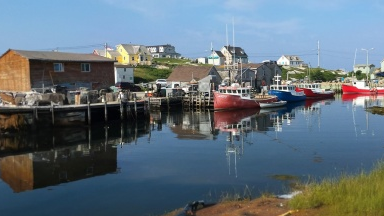
#> input picture testA/A01/03.png, 384 x 216 px
$ python -i crop.py   (imports and definitions only)
#> lines starting #> are read from the running program, lines starting #| are printed output that depends on the picture; after the words box and inside, x2 and y2 are one past the last pixel; in counts of white or black regions, pixels touching at a corner belong together
"""
crop.py —— 候选取景框生成与裁剪模块（接口规范 v1.0）

公共接口
--------
    generate_candidates(image_path, image_id, config, *, group_id) -> Result[CandidateBatch]

    image_path : 项目根目录相对路径，JPEG / PNG
    返回 data  : {"candidates": [Candidate, ...],
                    "statistics": {"proposed", "filtered", "deduplicated",
                                "write_failed", "returned"}}

处理流程
--------
    0. 解码：EXIF 方向校正 → 透明 PNG 白底合成 → RGB
    1. 提案：比例 → 尺度 → 横位置 → 纵位置，宽高与左上角取 floor；原图 crop_id=0
    2. 精确重复框去除（保留最先出现项）
    3. 主体定位：YuNet 人脸并集框扩大；无人脸时用谱残差显著性主体框
    4. 约束过滤：主体覆盖率 ≥ 0.90 且显著性保留率 ≥ 0.70（值为 null 时该项不生效）
    5. IoU 去重：按提案顺序与已保留项比较，IoU ≥ 0.85 视为重复
    6. 写出裁剪 PNG：outputs/{run_id}/crops/{group_id}/{image_id}/{crop_id}.png

坐标统一为 [x1, y1, x2, y2]，整数、左闭右开，对应 EXIF 校正后的原图。
"""

from __future__ import annotations

from PIL import Image, ImageOps
from pathlib import Path
import os
import re
import tempfile
from dataclasses import dataclass, field
from typing import Dict, List, Optional, Sequence, Tuple

from fractions import Fraction
from math import floor, ceil
import math

import cv2
import numpy as np

Box = Tuple[int, int, int, int]  # (x1, y1, x2, y2)


# ----------------------------------------------------------------------------
# 参数
# ----------------------------------------------------------------------------
@dataclass
class CropConfig:
    # 候选框生成
    scales: Sequence[float] = (0.8, 0.9, 1.0)
    # 长宽比 = 宽 / 高
    aspects: Dict[str, Fraction] = field(
        default_factory=lambda: {
            "1:1": Fraction(1, 1),
            "4:5": Fraction(4, 5),
            "16:9": Fraction(16, 9)
        }
    )
    # 3×3 位置：0 = 靠左/靠上，0.5 = 居中，1 = 靠右/靠下
    positions: Sequence[float] = (0.0, 0.5, 1.0)

    # 约束过滤阈值
    subject_coverage: float = 0.90   # 主体框落在候选框内的面积比例下限
    keep_threshold: float = 0.70     # 显著性保留率下限
    iou_threshold: float = 0.85      # 去重 IoU 阈值

    # 显著性主体框
    saliency_width: int = 64         # 谱残差计算时的缩放宽度
    saliency_top: float = 0.20       # 取显著性最高的前 20% 像素
    close_kernel_ratio: float = 0.05 # 闭运算核边长 = 短边 × 该比例

    # 人脸保护框（相对人脸并集框的宽 / 高）
    face_expand_left: float = 0.35
    face_expand_right: float = 0.35
    face_expand_top: float = 0.50
    face_expand_bottom: float = 0.20
    face_score_threshold: float = 0.80

    face_model_path: Optional[str] = "models/face_detection_yunet_2023mar.onnx"
    face_max_side: int = 1280

    # [98 lines left out: functions from_dict, resolve_project_path, not called in this run]

def validate_id(value: str) -> None:
    if not isinstance(value, str) or not re.fullmatch(r"[A-Za-z0-9_-]+", value):
        raise ValueError("ID只能包含字母、数字、下划线和连字符")

class CropImageError(ValueError):
    def __init__(self, code: str, message: str):
        super().__init__(message)
        self.code = code

class CropModelError(RuntimeError):
    def __init__(self, code: str, message: str):
        super().__init__(message)
        self.code = code

# [24 lines left out: function read_image, not called in this run]

def box_area(b: Box) -> int:
    return max(0, b[2] - b[0]) * max(0, b[3] - b[1])


def intersection(a: Box, b: Box) -> int:
    x1, y1 = max(a[0], b[0]), max(a[1], b[1])
    x2, y2 = min(a[2], b[2]), min(a[3], b[3])
    return max(0, x2 - x1) * max(0, y2 - y1)


def iou(a: Box, b: Box) -> float:
    inter = intersection(a, b)
    union = box_area(a) + box_area(b) - inter
    return inter / union if union > 0 else 0.0

# [7 lines left out: function clip_box, not called in this run]


# ----------------------------------------------------------------------------
# 1. 候选框生成
# ----------------------------------------------------------------------------
def largest_box_size(width: int, height: int, ratio: Fraction) -> Tuple[Fraction, Fraction]:
    """指定长宽比下的最大内接矩形"""
    w = Fraction(width)
    h = Fraction(height)

    if w / h > ratio:
        return h * ratio, h

    return w, w / ratio


def generate_boxes(width: int, height: int, cfg: CropConfig) -> List[dict]:
    full = (0, 0, width, height)
    out = [{
        "id": 0,
        "box": full,
        "scale": 1.0,
        "aspect": "original",
        "position": None
    }]
    seen = {full}
    next_id = 1

    for aspect_name, ratio in cfg.aspects.items():
        base_w, base_h = largest_box_size(width, height, ratio)

        for s in cfg.scales:
            scale = Fraction(str(s))

            cw = max(1, min(width, floor(base_w * scale)))
            ch = max(1, min(height, floor(base_h * scale)))

            for px in cfg.positions:
                for py in cfg.positions:
                    x1 = floor((width - cw) * Fraction(str(px)))
                    y1 = floor((height - ch) * Fraction(str(py)))

                    b = (x1, y1, x1 + cw, y1 + ch)

                    if b in seen:
                        continue

                    seen.add(b)

                    out.append({
                        "id": next_id,
                        "box": b,
                        "scale": float(s),
                        "aspect": aspect_name,
                        "position": [float(px), float(py)]
                    })

                    next_id += 1

    return out


# ----------------------------------------------------------------------------
# 2a. 谱残差显著性 + 自动主体框
# ----------------------------------------------------------------------------
def spectral_residual_saliency(
    image: np.ndarray, small_width: int = 64
) -> Optional[np.ndarray]:

    h, w = image.shape[:2]

    gray = cv2.cvtColor(image, cv2.COLOR_RGB2GRAY) if image.ndim == 3 else image

    if gray.max() == gray.min():
        return None

    scale = small_width / max(h, w)

    sw = max(1, int(round(w * scale)))
    sh = max(1, int(round(h * scale)))

    small = cv2.resize(
        gray, (sw, sh), interpolation=cv2.INTER_AREA
    ).astype(np.float32)

    if small.max() == small.min():
        return None

    f = np.fft.fft2(small)
    log_amp = np.log(np.abs(f) + 1e-8)
    phase = np.angle(f)

    residual = log_amp - cv2.blur(log_amp, (3, 3))

    sal = np.abs(np.fft.ifft2(np.exp(residual + 1j * phase))) ** 2
    sal = cv2.GaussianBlur(sal.astype(np.float32), (0, 0), sigmaX=2.5)

    sal = cv2.resize(sal, (w, h), interpolation=cv2.INTER_LINEAR)

    if not np.isfinite(sal).all():
        return None

    sal -= sal.min()

    if sal.max() < 1e-8:
        return None

    sal /= sal.max()

    return sal


def saliency_subject_box(
    saliency: Optional[np.ndarray], cfg: CropConfig
) -> Optional[Box]:

    if saliency is None:
        return None

    h, w = saliency.shape
    if not np.isfinite(saliency).all() or float(saliency.max() - saliency.min()) < 1e-8:
        return None   # 纯色图等无有效显著区域的情况
    thr = np.quantile(saliency, 1.0 - cfg.saliency_top)
    mask = (saliency >= thr).astype(np.uint8)
    k = max(3, int(round(min(h, w) * cfg.close_kernel_ratio)) | 1)
    mask = cv2.morphologyEx(mask, cv2.MORPH_CLOSE, cv2.getStructuringElement(cv2.MORPH_ELLIPSE, (k, k)))
    n, _, stats, _ = cv2.connectedComponentsWithStats(mask, connectivity=8)
    if n <= 1:
        return None
    i = 1 + int(np.argmax(stats[1:, cv2.CC_STAT_AREA]))
    x, y, bw, bh = stats[i, :4]
    return (int(x), int(y), int(x + bw), int(y + bh))


# ----------------------------------------------------------------------------
# 2b. 人脸保护框（每张图重新检测，不复用上一张的结果）
# ----------------------------------------------------------------------------
_DETECTORS: Dict[str, "cv2.FaceDetectorYN"] = {}

# [102 lines left out: functions find_yunet_model, detect_faces, face_protect_box, not called in this run]


# ----------------------------------------------------------------------------
# 3. 约束过滤 + 4. IoU 去重
# ----------------------------------------------------------------------------
def keep_ratio(saliency_integral: Optional[np.ndarray], b: Box) -> Optional[float]:
    if saliency_integral is None:
        return None

    ii = saliency_integral
    total = ii[-1, -1]

    if not np.isfinite(total) or total <= 0:
        return None

    x1, y1, x2, y2 = b
    s = ii[y2, x2] - ii[y1, x2] - ii[y2, x1] + ii[y1, x1]

    return float(np.clip(s / total, 0.0, 1.0))


def subject_coverage(subject: Optional[Box], b: Box) -> Optional[float]:
    if subject is None or box_area(subject) == 0:
        return None

    return intersection(subject, b) / box_area(subject)


def nms_dedup(cands: List[dict], thr: float) -> List[dict]:
    full = [c for c in cands if c["id"] == 0]
    rest = [c for c in cands if c["id"] != 0]
    kept = list(full)

    for c in rest:
        if all(iou(c["box"], k["box"]) < thr for k in kept):
            kept.append(c)

    return kept


# ----------------------------------------------------------------------------
# 主流程
# ----------------------------------------------------------------------------
def process_image(
    image: np.ndarray,
    config: Optional[CropConfig] = None,
    model_path: Optional[str] = None,
    mode: str = "best_overall"
):
    cfg = config or CropConfig()
    h, w = image.shape[:2]

    if mode not in ("best_original", "best_overall"):
        raise ValueError("不支持的运行模式")

    if mode == "best_original":
        original = {
            "id": 0,
            "box": [0, 0, w, h],
            "scale": 1.0,
            "aspect": "original",
            "position": None,
            "keep_ratio": None,
            "coverage": None
        }

        details = {
            "image_size": (w, h),
            "saliency": None,
            "faces": [],
            "subject_box": None,
            "subject_method": "none",
            "generated": [original],
            "filtered": [original],
            "final": [original],
            "counts": {
                "generated": 1,
                "after_constraints": 1,
                "after_iou": 1
            },
            "statistics": {
                "proposed": 1,
                "filtered": 0,
                "deduplicated": 0,
                "write_failed": 0,
                "returned": 1
            }
        }

        return [original], details

    saliency_error = None

    try:
        sal = spectral_residual_saliency(image, cfg.saliency_width)

        integral = (
            None if sal is None
            else cv2.integral(sal.astype(np.float64))
        )

    except (cv2.error, CropModelError):
        sal = None
        integral = None

        saliency_error = {
            "code": "INFERENCE_FAILED",
            "message": "显著性计算发生异常，已跳过显著性约束"
        }

    model_error = None
    faces = []
    if model_path is not None:
        try:
            faces = detect_faces(image, model_path, cfg)
        except CropModelError as e:
            model_error = {"code": e.code,
                            "message": str(e) + "，已降级为显著性检测"}

    if faces:
        subject = face_protect_box(faces, w, h, cfg)
        method = "face"
    else:
        subject = saliency_subject_box(sal, cfg)
        method = "saliency" if subject is not None else "none"

    generated = generate_boxes(w, h, cfg)

    for c in generated:
        c["keep_ratio"] = keep_ratio(integral, c["box"])
        c["coverage"] = subject_coverage(subject, c["box"])

    if subject is None:
        # 策略 B：没有主体依据就不裁剪，只保留原图（被排除的裁剪计入 filtered）
        filtered = [c for c in generated if c["id"] == 0]
    else:
        filtered = [
            c for c in generated
            if c["id"] == 0 or (
                (c["coverage"] is None or
                c["coverage"] >= cfg.subject_coverage)
                and
                (c["keep_ratio"] is None or
                c["keep_ratio"] >= cfg.keep_threshold)
            )
        ]

    final = nms_dedup(filtered, cfg.iou_threshold)
    proposed = (
        1 + len(cfg.aspects)
        * len(cfg.scales)
        * len(cfg.positions) ** 2
    )

    exact_duplicates = proposed - len(generated)
    iou_duplicates = len(filtered) - len(final)

    statistics = {
        "proposed": proposed,
        "filtered": len(generated) - len(filtered),
        "deduplicated": exact_duplicates + iou_duplicates,
        "write_failed": 0,
        "returned": len(final)
    }

    candidates = [
        {
            "id": c["id"],
            "box": list(c["box"]),
            "scale": c["scale"],
            "aspect": c["aspect"],
            "position": c["position"],
            "keep_ratio": c["keep_ratio"],
            "coverage": c["coverage"]
        }
        for c in final
    ]

    details = {
        "image_size": (w, h),
        "saliency": sal,
        "faces": faces,
        "subject_box": subject,
        "subject_method": method,
        "generated": generated,
        "filtered": filtered,
        "final": final,
        "statistics": statistics,
        "model_error": model_error,
        "saliency_error": saliency_error,
        "counts": {
            "generated": len(generated),
            "after_constraints": len(filtered),
            "after_iou": len(final)
        }
    }

    return candidates, details

# [305 lines left out: functions save_crop, build_candidate, make_result, make_error, generate_candidates, draw_boxes and 1 more, not called in this run]

# [12 lines not run here, left out]

>>> import cv2
>>> picture = cv2.cvtColor(cv2.imread('../testA/A01/03.png'), cv2.COLOR_BGR2RGB)
>>> result = process_image(picture)
#> in spectral_residual_saliency, `gray = cv2.cvtColor(image, cv2.COLOR_RGB2GRAY) if image.ndim == 3 else..`:
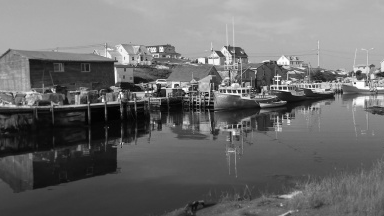
#> gray: shape (216, 384); min 0, max 255, mean 108.9
#> in spectral_residual_saliency, `log_amp = np.log(np.abs(f) + 1e-8)`:
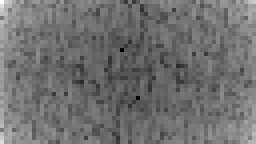
#> log_amp: shape (36, 64) float64 (shown 4 times larger); min 1.43, max 12.43, mean 6.28; drawn with min black and max white
#> in spectral_residual_saliency, `phase = np.angle(f)`:
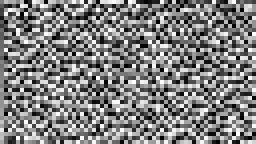
#> phase: shape (36, 64) float64 (shown 4 times larger); min -3.14, max 3.14, mean 0.00136; drawn with min black and max white
#> in spectral_residual_saliency, `residual = log_amp - cv2.blur(log_amp, (3, 3))`:
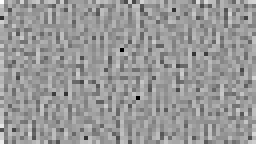
#> residual: shape (36, 64) float64 (shown 4 times larger); min -3.37, max 2.26, mean 0.0109; drawn with min black and max white
#> in spectral_residual_saliency, `sal = cv2.GaussianBlur(sal.astype(np.float32), (0, 0), sigmaX=2.5)`:
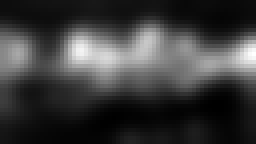
#> sal: shape (36, 64) float32 (shown 4 times larger); min 4.97e-05, max 0.00289, mean 0.000722; drawn with min black and max white
#> in process_image, `integral = ( None if sal is None else cv2.integral(sal.astype(np.float..`:
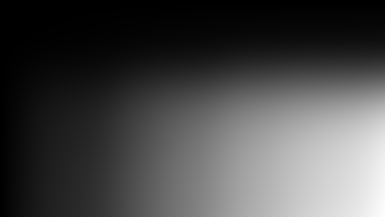
#> integral: shape (217, 385) float64; min 0, max 19648, mean 5606.1; drawn with min black and max white
#> in saliency_subject_box, `thr = np.quantile(saliency, 1.0 - cfg.saliency_top)`: thr = 0.464
#> in saliency_subject_box, `mask = (saliency >= thr).astype(np.uint8)`:
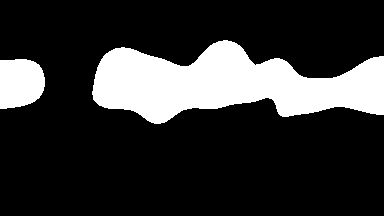
#> mask: shape (216, 384); values 0 (black) and 1 (white), 20% white; 2 white regions, box (x1, y1, x2, y2) and area: (92, 40, 384, 124) 14666, (0, 59, 45, 109) 1923
#> in saliency_subject_box, `mask = cv2.morphologyEx(mask, cv2.MORPH_CLOSE, cv2.getStructuringEleme..`: mask: shape (216, 384); values 0 (black) and 1 (white), 20% white; 2 white regions, box (x1, y1, x2, y2) and area: (92, 40, 384, 124) 14673, (0, 59, 45, 109) 1923
#> in saliency_subject_box, `n, _, stats, _ = cv2.connectedComponentsWithStats(mask, connectivity=8)`: n = 3; stats = [[0, 0, 384, 216, 66348], [92, 40, 292, 84, 14673], [0, 59, 45, 50, 1923]]
#> in saliency_subject_box, `i = 1 + int(np.argmax(stats[1:, cv2.CC_STAT_AREA]))`: i = 1
#> in saliency_subject_box, `x, y, bw, bh = stats[i, :4]`: x = 92; y = 40; bw = 292; bh = 84
#> in process_image, `subject = saliency_subject_box(sal, cfg)`: subject = (92, 40, 384, 124)
#> in process_image, `method = "saliency" if subject is not None else "none"`: method = 'saliency'
#> the loop in process_image, `for c in generated:` made 61 passes
#> s in keep_ratio on passes 1 to 12: 19648, 8429.5, 8370.1, 8022.8, 9967, 9797.9, 9354.6, 8189.1, 8168.2, 8005.4, 9777, 9704.4
#> in process_image, `filtered = [ c for c in generated if c["id"] == 0 or ( (c["coverage"] ..`: filtered = 10 items
#> in nms_dedup, `full = [c for c in cands if c["id"] == 0]`: full = 1 item
#> in nms_dedup, `rest = [c for c in cands if c["id"] != 0]`: rest = 9 items
#> in nms_dedup, `kept = list(full)`: kept = 1 item
#> the loop in nms_dedup, `for c in rest:` made 9 passes

$ run again, on testA/A01/05.png
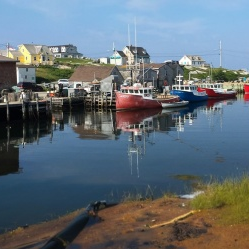
#> input picture testA/A01/05.png, 249 x 249 px
#> in process_image, `integral = ( None if sal is None else cv2.integral(sal.astype(np.float..`:
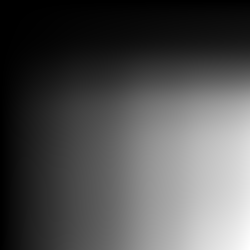
#> integral: shape (250, 250) float64; min 0, max 14961.8, mean 4773.4; drawn with min black and max white
#> thr = 0.445
#> in saliency_subject_box, `mask = (saliency >= thr).astype(np.uint8)`:
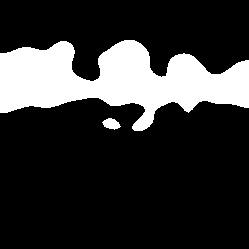
#> mask: shape (249, 249); values 0 (black) and 1 (white), 20% white; 2 white regions, box (x1, y1, x2, y2) and area: (0, 40, 249, 131) 12255, (102, 118, 121, 130) 146
#> n = 3; stats = [[0, 0, 249, 249, 49569], [0, 40, 249, 91, 12286], [102, 118, 19, 12, 146]]
#> i = 1
#> x = 0; y = 40; bw = 249; bh = 91
#> subject = (0, 40, 249, 131)
#> method = 'saliency'
#> the loop in process_image, `for c in generated:` made 61 passes
#> s in keep_ratio on passes 1 to 8: 14961.8, 11422.2, 11217.3, 10607.2, 10906.5, 10770.9, 10248.9, 10754.1
#> filtered = 2 items
#> in nms_dedup, `full = [c for c in cands if c["id"] == 0]`: full = 1 item
#> the loop in nms_dedup, `for c in rest:` made 1 pass
#> after the loop in nms_dedup, `for c in rest:`: kept = 2 items
#> iou_duplicates = 0
#> statistics = {'proposed': 82, 'filtered': 59, 'deduplicated': 21, 'write_failed': 0, 'returned': 2}
#> candidates = 2 items

$ run again, on testA/A01/07.png
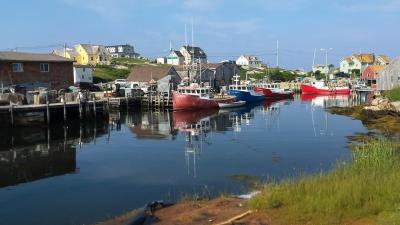
#> input picture testA/A01/07.png, 400 x 225 px
#> thr = 0.433
#> in saliency_subject_box, `mask = (saliency >= thr).astype(np.uint8)`:
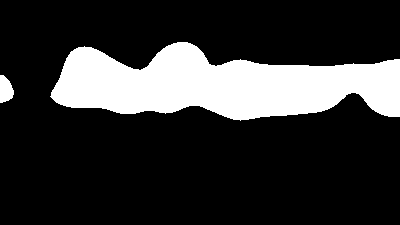
#> mask: shape (225, 400); values 0 (black) and 1 (white), 20% white; 2 white regions, box (x1, y1, x2, y2) and area: (50, 42, 400, 121) 17708, (0, 75, 14, 103) 292
#> n = 3; stats = [[0, 0, 400, 225, 71994], [50, 42, 350, 79, 17714], [0, 75, 14, 28, 292]]
#> i = 1
#> x = 50; y = 42; bw = 350; bh = 79
#> subject = (50, 42, 400, 121)
#> method = 'saliency'
#> the loop in process_image, `for c in generated:` made 61 passes
#> s in keep_ratio on passes 1 to 8: 20214.8, 8583.7, 8346.2, 7994.4, 9232.2, 9186.2, 9057.1, 8303.5
#> filtered = 9 items
#> in nms_dedup, `full = [c for c in cands if c["id"] == 0]`: full = 1 item
#> rest = 8 items
#> kept = 1 item
#> the loop in nms_dedup, `for c in rest:` made 8 passes
